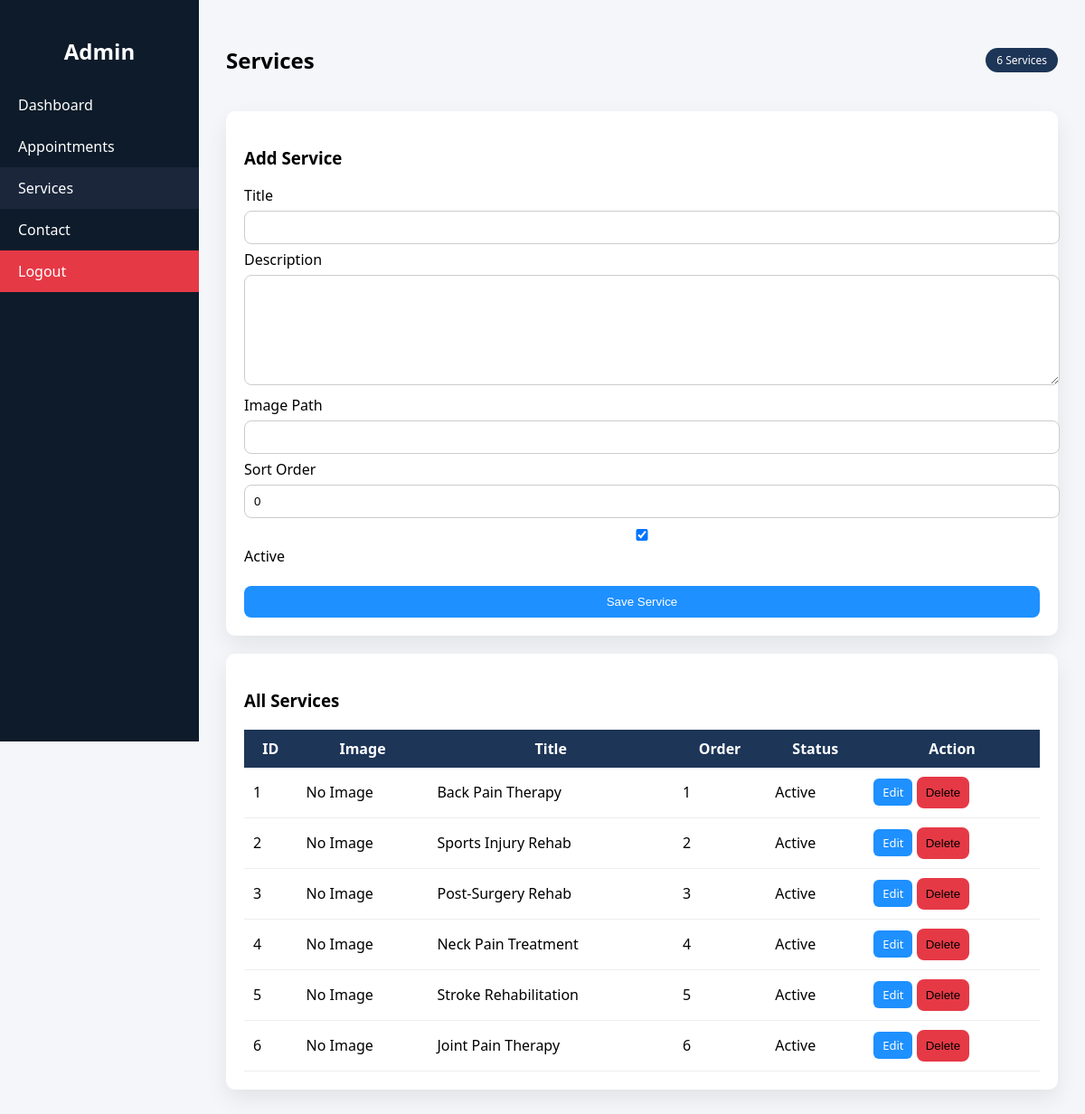
The app's page /admin/services.php (signed in) with its own data.
### tables this page shows
CREATE TABLE `services` (
  `id` INT NOT NULL AUTO_INCREMENT,
  `title` VARCHAR(150) NOT NULL,
  `description` TEXT NOT NULL,
  `image` VARCHAR(255) NOT NULL,
  `is_active` TINYINT(1) NOT NULL DEFAULT 1,
  `sort_order` INT NOT NULL DEFAULT 0,
  `created_at` TIMESTAMP NOT NULL DEFAULT CURRENT_TIMESTAMP,
  PRIMARY KEY (`id`)
);

### admin/services.php (the view, shortened to what this page needs)
<?php
require_once __DIR__ . '/_init.php';
$edit = null;
$services = $conn->query("SELECT * FROM services ORDER BY sort_order ASC, id DESC");
$count = $services->num_rows;
?>
<!DOCTYPE html>
<html>
<head>
</head>
<body>
<div class="sidebar">
    <h2>Admin</h2>
    <a href="dashboard.php">Dashboard</a>
    <a href="appointments.php">Appointments</a>
    <a href="services.php" class="active">Services</a>
    <a href="admin_contact.php">Contact</a>
    <a href="logout.php" class="logout">Logout</a>
</div>
<div class="main">
<div class="top-bar">
    <h2>Services</h2>
    <span class="badge"><?php echo $count; ?> Services</span>
</div>
<div class="card">
<h3><?php echo $edit ? "Edit Service" : "Add Service"; ?></h3>
<form method="post">
<label>Title</label>
<input type="text" name="title" required value="<?php echo $edit['title'] ?? ''; ?>">
<label>Description</label>
<textarea name="description" required><?php echo $edit['description'] ?? ''; ?></textarea>
<label>Image Path</label>
<input type="text" name="image" required value="<?php echo $edit['image'] ?? ''; ?>">
<label>Sort Order</label>
<input type="number" name="sort_order" value="<?php echo $edit['sort_order'] ?? 0; ?>">
<label>
<input type="checkbox" name="is_active" <?php echo ((int)($edit['is_active'] ?? 1) === 1) ? 'checked' : ''; ?>>
Active
</label>
<br><br>
<button class="btn-save">Save Service</button>
</form>
</div>
<div class="card">
<h3>All Services</h3>
<table>
<tr>
<th>ID</th>
<th>Image</th>
<th>Title</th>
<th>Order</th>
<th>Status</th>
<th>Action</th>
</tr>
<?php while($s = $services->fetch_assoc()){ ?>
<tr>
<td><?php echo $s['id']; ?></td>
<td>
    <?php if(!empty($s['image']) && file_exists("../image/".$s['image'])){ ?>
        <img src="../image/<?php echo $s['image']; ?>">
    <?php } else { ?>
        No Image
    <?php } ?>
</td><td><?php echo $s['title']; ?></td>
<td><?php echo $s['sort_order']; ?></td>
<td><?php echo $s['is_active'] ? 'Active' : 'Inactive'; ?></td>
<td class="actions">
<a class="edit" href="services.php?edit=<?php echo $s['id']; ?>">Edit</a>
<form method="post" style="display:inline;" onsubmit="return confirm('Delete this service?');">
<button class="delete">Delete</button>
</form>
</td>
</tr>
<?php } ?>
</table>
</div>
</div>
</body>
</html>

### admin/services.php (style rules this page uses)
body { margin:0; font-family:'Segoe UI',sans-serif; background:#f4f6f9; display:flex; }
.sidebar { width:220px; background:#0d1b2a; height:100vh; position:fixed; padding-top:20px; }
.sidebar h2 { color:white; text-align:center; }
.sidebar a { display:block; color:white; padding:12px 20px; text-decoration:none; }
.active { background:#1b263b; }
.logout { background:#e63946; }
.main { margin-left:220px; padding:30px; width:100%; }
.top-bar { display:flex; justify-content:space-between; align-items:center; }
.badge { background:#1d3557; color:white; padding:5px 12px; border-radius:20px; font-size:12px; }
.card { background:white; padding:20px; border-radius:10px; box-shadow:0 10px 25px rgba(0,0,0,0.08); margin-top:20px; }
input, textarea { width:100%; padding:10px; margin:6px 0; border:1px solid #ccc; border-radius:8px; }
textarea { min-height:100px; }
button { padding:10px; border:none; border-radius:8px; cursor:pointer; }
.btn-save { background:#1e90ff; color:white; width:100%; }
table { width:100%; border-collapse:collapse; margin-top:20px; }
th { background:#1d3557; color:white; padding:10px; }
td { padding:10px; border-bottom:1px solid #eee; }
.actions a { padding:6px 10px; border-radius:6px; color:white; text-decoration:none; font-size:13px; }
.edit { background:#1e90ff; }
.delete { background:#e63946; }

### records on screen
services: id "1", shows "No Image", title "Back Pain Therapy", sort_order "1", is_active "Active"
services: id "2", shows "No Image", title "Sports Injury Rehab", sort_order "2", is_active "Active"
services: id "3", shows "No Image", title "Post-Surgery Rehab", sort_order "3", is_active "Active"
services: id "4", shows "No Image", title "Neck Pain Treatment", sort_order "4", is_active "Active"
services: id "5", shows "No Image", title "Stroke Rehabilitation", sort_order "5", is_active "Active"
services: id "6", shows "No Image", title "Joint Pain Therapy", sort_order "6", is_active "Active"

### other values on screen
$count "6"
